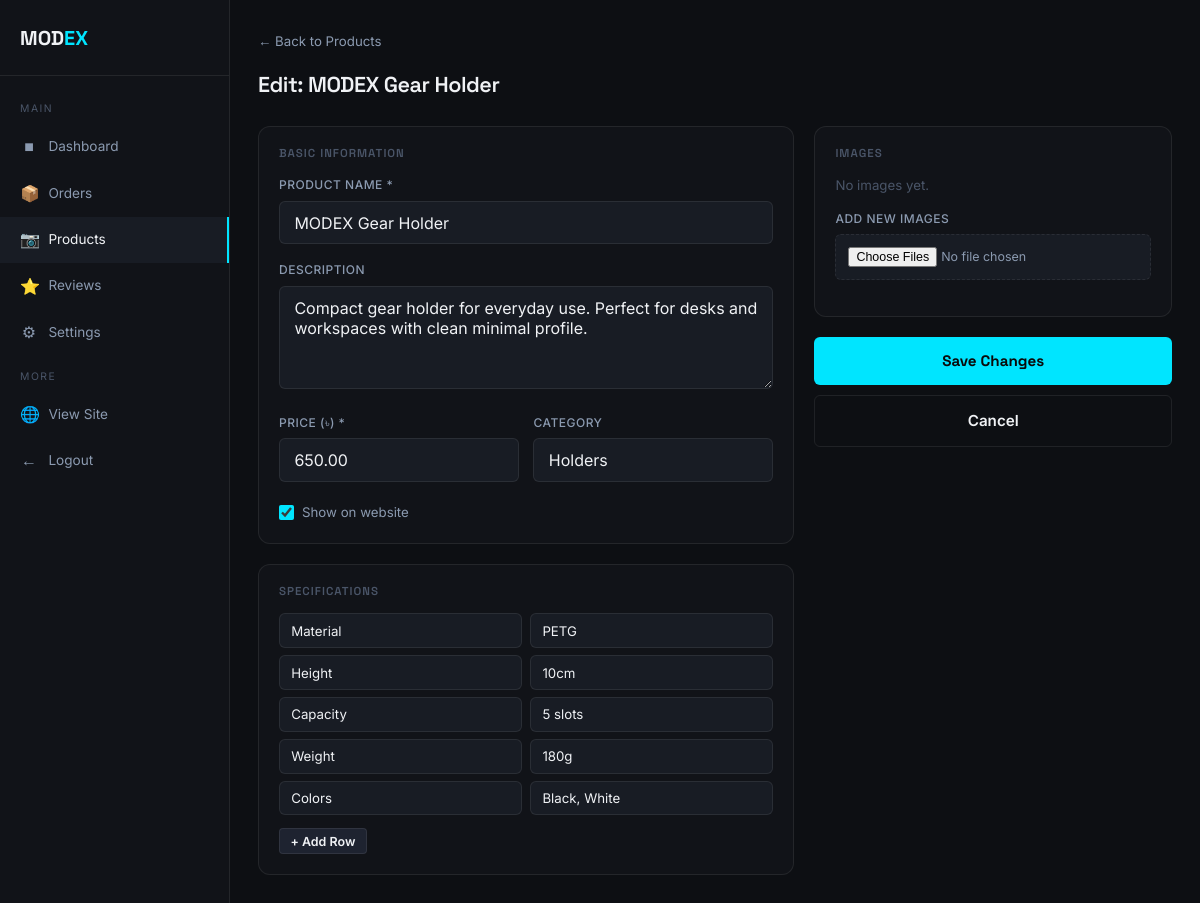
Screenshot of /admin/product_edit.php?id=2 (signed in) with the database file from the repository.
### tables this page shows
CREATE TABLE IF NOT EXISTS products (
    id INT AUTO_INCREMENT PRIMARY KEY,
    name VARCHAR(255) NOT NULL,
    description TEXT,
    price DECIMAL(10,2) NOT NULL DEFAULT 0,
    category VARCHAR(100),
    images TEXT,
    specifications TEXT,
    is_active TINYINT(1) DEFAULT 1,
    created_at TIMESTAMP DEFAULT CURRENT_TIMESTAMP,
    updated_at TIMESTAMP DEFAULT CURRENT_TIMESTAMP ON UPDATE CURRENT_TIMESTAMP
);

### admin/product_edit.php (the view, shortened to what this page needs)
<?php
require_once 'admin_helpers.php';
$db = getDB();
$id = isset($_GET['id']) ? (int)$_GET['id'] : 0;
$stmt = $db->prepare("SELECT * FROM products WHERE id=?");
$stmt->execute([$id]);
$p = $stmt->fetch();
$imgs  = json_decode($p['images']??'[]', true);
$specs = json_decode($p['specifications']??'{}', true);
echo '<div class="admin-main"><main>';
?>
<a href="/admin/products.php" class="back-link">&#8592; Back to Products</a>
<div class="admin-topbar"><h1>Edit: <?= htmlspecialchars($p['name']) ?></h1></div>
<form method="POST" enctype="multipart/form-data">
  <div style="display:grid;grid-template-columns:1.5fr 1fr;gap:1.25rem;align-items:start">
    <div>
      <div class="detail-card">
        <h3>Basic Information</h3>
        <div class="admin-form-group"><label>Product Name *</label><input type="text" name="name" value="<?= htmlspecialchars($p['name']) ?>" required></div>
        <div class="admin-form-group"><label>Description</label><textarea name="description" rows="4"><?= htmlspecialchars($p['description']??'') ?></textarea></div>
        <div style="display:grid;grid-template-columns:1fr 1fr;gap:.9rem">
          <div class="admin-form-group"><label>Price (&#2547;) *</label><input type="number" name="price" value="<?= $p['price'] ?>" min="1" step="1" required></div>
          <div class="admin-form-group"><label>Category</label><input type="text" name="category" value="<?= htmlspecialchars($p['category']??'') ?>"></div>
        </div>
        <div style="display:flex;align-items:center;gap:.5rem;margin-top:.25rem">
          <input type="checkbox" name="is_active" id="ia" value="1" <?= $p['is_active']?'checked':'' ?> style="accent-color:var(--accent);width:15px;height:15px">
          <label for="ia" style="font-size:.83rem;color:var(--text-secondary);cursor:pointer">Show on website</label>
        </div>
      </div>
      <div class="detail-card" style="margin-top:1rem">
        <h3>Specifications</h3>
        <div id="specsWrap">
          <?php if (!empty($specs)): foreach ($specs as $k => $v): ?>
          <div style="display:grid;grid-template-columns:1fr 1fr;gap:.5rem;margin-bottom:.45rem">
            <input type="text" name="spec_key[]" value="<?= htmlspecialchars($k) ?>" style="background:var(--surface2);border:1px solid var(--border);border-radius:var(--radius-sm);padding:.52rem .7rem;color:var(--text-primary);font-size:.83rem;font-family:Inter,sans-serif">
            <input type="text" name="spec_val[]" value="<?= htmlspecialchars($v) ?>" style="background:var(--surface2);border:1px solid var(--border);border-radius:var(--radius-sm);padding:.52rem .7rem;color:var(--text-primary);font-size:.83rem;font-family:Inter,sans-serif">
          </div>
          <?php endforeach; endif; ?>
        </div>
        <button type="button" onclick="addSpec()" class="abtn abtn-view" style="margin-top:.35rem;font-size:.78rem">+ Add Row</button>
      </div>
    </div>
    <div>
      <div class="detail-card">
        <h3>Images</h3>
        <?php if (!empty($imgs)): ?>
        <div style="display:flex;flex-wrap:wrap;gap:.45rem;margin-bottom:.75rem">
          <?php foreach ($imgs as $img): ?>
          <div style="position:relative">
            <img src="/assets/images/<?= htmlspecialchars($img) ?>" style="width:76px;height:76px;object-fit:cover;border-radius:6px;border:1px solid var(--border)">
            <label style="position:absolute;top:3px;right:3px;background:rgba(255,77,77,.85);border-radius:3px;padding:1px 4px;cursor:pointer;font-size:.62rem;color:white" title="Delete">
              <input type="checkbox" name="delete_images[]" value="<?= htmlspecialchars($img) ?>" style="display:none"> &#10005;
            </label>
          </div>
          <?php endforeach; ?>
        </div>
        <p style="font-size:.72rem;color:var(--text-muted);margin-bottom:.75rem">Click &#10005; on an image to delete it</p>
        <?php else: ?><p style="color:var(--text-muted);font-size:.83rem;margin-bottom:.75rem">No images yet.</p><?php endif; ?>
        <div class="admin-form-group">
          <label>Add New Images</label>
          <input type="file" name="images[]" multiple accept="image/jpeg,image/png,image/webp"
                 style="background:var(--surface2);border:1px dashed var(--border);border-radius:var(--radius-sm);padding:.75rem;width:100%;color:var(--text-secondary);font-size:.78rem">
        </div>
      </div>
      <div style="display:flex;flex-direction:column;gap:.65rem;margin-top:1rem">
        <button type="submit" class="btn-primary btn-full">Save Changes</button>
        <a href="/admin/products.php" class="btn-outline" style="text-align:center;display:block;padding:.8rem">Cancel</a>
      </div>
    </div>
  </div>
</form>
<?php echo '</main></div>'; adminFoot(); ?>

### assets/css/style.css (style rules this page uses)
*,*::before,*::after { box-sizing:border-box;margin:0;padding:0 }
:root { --black:#0a0a0a;--white:#fff; --accent:#00e5ff;--accent-dim:#00b8cc;--accent-glow:rgba(0,229,255,.15); --surface:#111318;--surface2:#181c24;--surface3:#1e2330; --border:rgba(255,255,255,.08);--border-accent:rgba(0,229,255,.3); --text-primary:#f0f2f5;--text-secondary:#8b9ab0;--text-muted:#4a5568; --danger:#ff4d4d;--success:#00c896;--warning:#ffb800; --radius:12px;--radius-sm:6px;--tr:.2s ease; }
html { scroll-behavior:smooth }
body { font-family:'Inter',sans-serif;background:var(--black);color:var(--text-primary);line-height:1.6;overflow-x:hidden }
h1,h2,h3,h4 { font-family:'Space Grotesk',sans-serif;font-weight:600;line-height:1.2 }
a { color:inherit;text-decoration:none }
.btn-primary { background:var(--accent);color:var(--black);padding:.82rem 1.8rem;border-radius:var(--radius-sm);font-size:.95rem;font-weight:700;font-family:'Space Grotesk',sans-serif;border:none;cursor:pointer;display:inline-block;transition:all var(--tr);text-align:center }
.btn-outline { background:transparent;color:var(--text-primary);padding:.82rem 1.8rem;border-radius:var(--radius-sm);font-size:.95rem;font-weight:600;border:1px solid var(--border);transition:all var(--tr);display:inline-block;cursor:pointer;text-align:center }
.btn-full { width:100%;display:block;padding:.9rem }
.will-reveal { opacity:0;transform:translateY(20px);transition:opacity .5s ease,transform .5s ease }
.revealed { opacity:1;transform:none }
.admin-wrap { display:flex;min-height:100vh;background:#0d0f13;color:var(--text-primary);font-family:'Inter',sans-serif }
.admin-main { margin-left:230px;flex:1;padding:1.75rem }
.admin-topbar { display:flex;align-items:center;justify-content:space-between;margin-bottom:1.75rem;flex-wrap:wrap;gap:.75rem }
.admin-topbar h1 { font-size:1.35rem;letter-spacing:-.5px }
.abtn { padding:.28rem .65rem;border-radius:4px;font-size:.72rem;font-weight:600;border:none;cursor:pointer;transition:all var(--tr);font-family:'Inter',sans-serif;text-decoration:none;display:inline-block }
.abtn-view { background:var(--surface3);color:var(--text-primary);border:1px solid var(--border) }
.admin-form-group { margin-bottom:1rem }
.admin-form-group label { display:block;font-size:.75rem;font-weight:500;color:var(--text-secondary);margin-bottom:.38rem;text-transform:uppercase;letter-spacing:.5px }
.admin-form-group input,.admin-form-group select,.admin-form-group textarea { width:100%;background:var(--surface2);border:1px solid var(--border);border-radius:var(--radius-sm);padding:.68rem .9rem;color:var(--text-primary);font-size:16px;font-family:'Inter',sans-serif;transition:border-color var(--tr) }
.admin-form-group textarea { resize:vertical;min-height:90px }
.detail-card { background:var(--surface);border:1px solid var(--border);border-radius:var(--radius);padding:1.25rem;margin-bottom:1.25rem }
.detail-card h3 { font-size:.72rem;text-transform:uppercase;letter-spacing:1px;color:var(--text-muted);margin-bottom:.9rem }
.back-link { display:inline-flex;align-items:center;gap:.38rem;color:var(--text-secondary);font-size:.83rem;margin-bottom:1.25rem;transition:color var(--tr) }

### rows the page displays
products: name "MODEX Gear Holder", description "Compact gear holder for everyday use. Perfect for desks and workspaces with clean minimal profile.", price "650.00", category "Holders", is_active "☑", specifications "PETG", specifications "10cm", specifications "5 slots", specifications "180g", specifications "Black, White"

### other values shown
$l[0] "■"
$l[1] "Dashboard"
$l[0] "📦"
$l[1] "Orders"
$l[0] "📷"
$l[1] "Products"
$l[0] "⭐"
$l[1] "Reviews"
$l[0] "⚙"
$l[1] "Settings"
